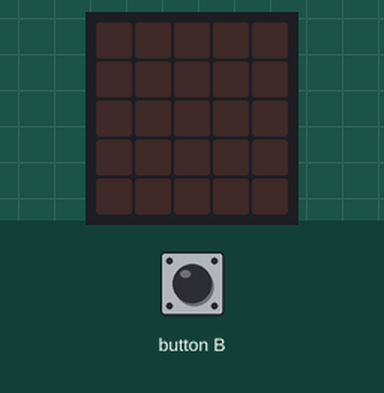
The program below on a simulated BBC micro:bit (MakeCode). On the bench: the board's 5×5 LED display. The test bench sets the inputs (shaded band). The 48×5 strip is a reading aid, not a part: it shows the text the display is scrolling, unrolled, one strip-width of it at a time.

Above: at 1.2 s.
1.3 s: button B pressed for 0.15 s
At 2.2 s:
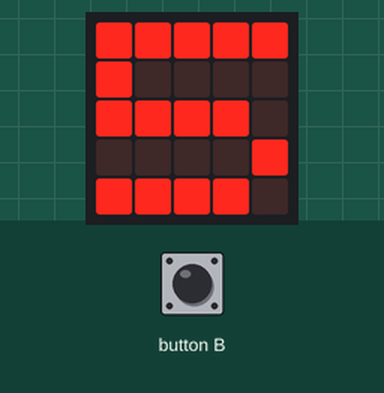
At 7.1 s:
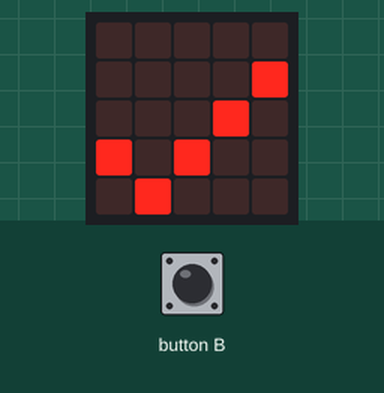
7.4 s: button B pressed for 0.15 s
At 15.0 s:
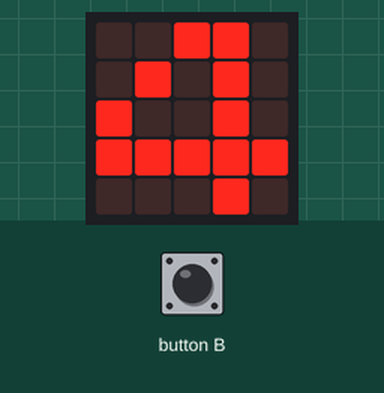
Timing chart, 0 to 16.5 s (numbered marks = the images above; inputs shaded):
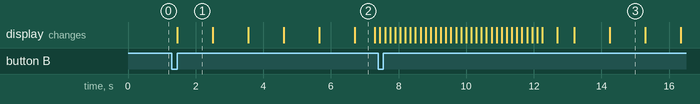

The program:

12_Contador_5_al_1__FOR_.py
```python
#Practica12
#Realiza un programa que simule un contador de numero en retroceso
#del 1 al 5, usando FOR y el boton B, en el lenguaje Phyton

def on_button_pressed_b():

    for i in range(5, 0,-1):
        basic.show_number(i)
        basic.pause(300)
    #al terminar el bucle
    basic.show_icon(IconNames.YES)
    basic.show_string("FINAL")
    basic.pause(500)
    basic.clear_screen()

input.on_button_pressed(Button.B, on_button_pressed_b)
```

Measured:
- after the input at 1.3 s, the display: changes after 0.15 s (image 1)
- after the input at 7.4 s, the display: first differs from a run without the input after 5.8 s (image 3 shows a later state)
- what the display in image 1 shows lasts 1.0 s, from 1.5 s to 2.5 s
- what the display in image 2 shows lasts 0.6 s, from 6.7 s to 7.3 s
